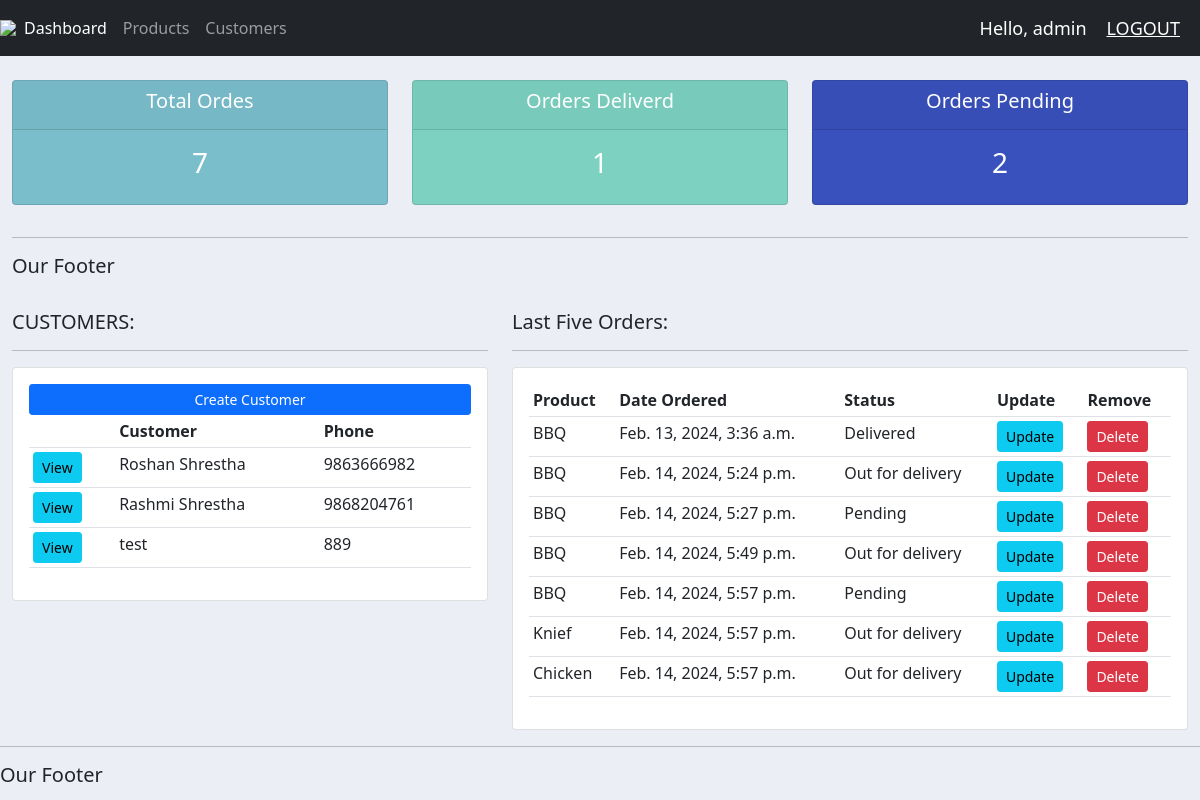
The app's page / (signed in) with its own data.
### accounts/models.py (models this page shows, shortened)
class Customer(models.Model):
    name = models.CharField(max_length=200, null = True)
    phone = models.CharField(max_length=200, null = True)
    email = models.CharField(max_length=200, null = True)
    date_created = models.DateTimeField(auto_now_add = True, null = True)

class Order(models.Model):
    STATUS=(
                ('Pending', 'Pending'),
                ('Out for delivery', 'Out for delivery'),
                ('Delivered', 'Delivered'),
            )
    customer = models.ForeignKey(Customer, null = True, on_delete = models.SET_NULL)
    product = models.ForeignKey(Product, null = True, on_delete = models.SET_NULL)
    date_created = models.DateTimeField(auto_now_add = True, null = True)
    status = models.CharField(max_length=200, null=True, choices=STATUS)
    note= models.CharField(max_length=1000, null=True)

class Product(models.Model):
    CATEGORY = (
                    ('Indoor', 'Indoor'),
                    ('Outdoor', 'Outdoor')
                )
    name = models.CharField(max_length=200, null = True)
    price =models.FloatField(null=True)
    category = models.CharField(max_length=200, null = True, choices= CATEGORY)
    description = models.CharField(max_length=200, null = True, blank = True)
    date_created = models.DateTimeField(auto_now_add = True, null = True)
    tags = models.ManyToManyField(Tag)
    def __str__(self):
        return self.name

### accounts/views.py (the view)
# urls.py: path('', views.home, name='home'),
@login_required(login_url='login')
def home(request):
    orders = Order.objects.all()
    customers = Customer.objects.all()
    total_customers = customers.count()
    total_orders = orders.count()
    delivered = orders.filter(status = 'Delivered').count()
    pending = orders.filter(status = 'Pending').count()
    context = {'orders': orders, 'customers': customers,
               'total_customers': total_customers,
               'total_orders': total_orders,
               'delivered': delivered,
                'pending': pending }
    return render(request, 'accounts/dashboard.html', context)

### accounts/templates/accounts/dashboard.html (shortened to what this page needs)
{% extends 'accounts/main.html' %}
{% block content %}
{% include 'accounts/status.html' %}
<div class="row">
    <div class="col-md-5">
        <h5> CUSTOMERS: </h5>
        <hr>
        <div class="card card-body">
            <a class="btn btn-primary btn-sm btn-block" href="{% url 'customer'}"> Create Customer</a>
            <table class="table table-sm">
                <tr>
                    <th></th>
                    <th>Customer</th>
                    <th>Phone</th>
                </tr>
                {% for customer in customers %}
                    <tr>
                        <td><a class ="btn btn-sm btn-info" href="{% url 'customer' customer.id %}"> View</a></td>
                        <td>{{customer.name}}</td>
                        <td>{{customer.phone}}</td>
                     </tr>
            </table>
        </div>
    </div>
    <div class="col-md-7">
        <h5> Last Five Orders: </h5>
        <hr>
        <div class="card card-body">
            <table class="table table-sm">
                <tr>
                    <th>Product</th>
                    <th>Date Ordered</th>
                    <th>Status</th>
                    <th>Update</th>
                    <th>Remove</th>
                </tr>
            {% for order in orders %}
                <tr>
                    <td>{{order.product}}</td>
                    <td>{{order.date_created}}</td>
                    <td>{{order.status}}</td>
                    <th><a class ="btn btn-sm btn-info" href="{% url 'update_order' order.id %}">Update</a></th>
                    <th><a class ="btn btn-sm btn-danger" href ="{% url 'delete_order' order.id %}"> Delete</a></th>
                 </tr>
            {% endfor %}
            </table>
        </div>
    </div>
</div>
{% endblock %}

### accounts/templates/accounts/main.html (shortened to what this page needs)
{%load static %}
<!DOCTYPE html>
<html>
    <head>
        <link href="https://cdn.jsdelivr.net/npm/bootstrap@5.0.2/dist/css/bootstrap.min.css" rel="stylesheet"
>
        <link rel="stylesheet" type="text/css" href="{% static '/css/main.css' %}">
    </head>
    <body>
        {% include 'accounts/navbar.html' %}
        <div class="container-fluid">
        {% block content %}
        {% endblock %}
    </div>
        <hr>
        <h5> Our Footer </h5>
    </body>
</html>

### accounts/templates/accounts/navbar.html (shortened to what this page needs)
{% load static %}
    <nav class="navbar navbar-expand-lg navbar-dark bg-dark">
        <img src="{% static '/images/logos.png'}">
        <div class="collapse navbar-collapse" id="navbarNavAltMarkup">
            <div class="navbar-nav">
            <a class="nav-item nav-link active" href="{% url 'home' %}">Dashboard</a>
            <a class="nav-item nav-link" href="{% url 'products' %}">Products</a>
            <a class="nav-item nav-link" href="#">Customers</a>
            </div>
        </div>
        <span class="hello-msg"> Hello, {{request.user}}</span>
        <span> <a  class="hello-msg" href="{% url 'logout' %}"> LOGOUT</a></span>
</nav>

### accounts/templates/accounts/status.html (shortened to what this page needs)
<!-- {% extends 'accounts/main.html' %}
{% block content %} -->
<br>
<div class="row">
    <div class="col">
        <div class="col-md">
            <div class="card text-center text-white mb-3" id="total-orders">
                <div class="card-header">
                    <h5 class ="card-title">Total Ordes</h5>
                </div>
                <div class="card-body">
                    <h3 class="card-title">{{total_orders}}</h3>
                </div>
                </div>
            </div>
        </div>
    <div class="col">
        <div class="col-md">
            <div class="card text-center text-white mb-3" id="orders-delivered">
                <div class="card-header">
                    <h5 class = "card-title">Orders Deliverd</h5>
                </div>
                <div class="card-body">
                    <h3 class="card-title">{{delivered}}</h3>
                </div>
            </div>
        </div>
    </div>
    <div class="col">
        <div class="col-md">
            <div class="card text-center text-white mb-3" id="orders-pending">
                <div class="card-header">
                    <h5 class = "card-title">Orders Pending</h5>
                </div>
                <div class="card-body">
                    <h3 class="card-title">{{pending}}</h3>
                </div>
            </div>
        </div>
    </div>
    {% endblock %}

### static/css/main.css (style rules this page uses)
body { background-color: #ebeff5;; }
#total-orders { background-color: #7abecc; }
#orders-delivered { background-color: #7CD1C0; }
#orders-pending { background-color: rgb(57, 81, 189) }

### accounts/templates/accounts/navbar.html (style rules this page uses)
.hello-msg { font-size: 18px; color: #fff; margin-right: 20px; }

### records on screen
Customer: name "Roshan Shrestha", phone "9863666982"
Customer: name "Rashmi Shrestha", phone "9868204761"
Customer: name "test", phone "889"
Order: product "BBQ", date_created "Feb. 13, 2024, 3:36 a.m.", status "Delivered"
Order: product "BBQ", date_created "Feb. 14, 2024, 5:24 p.m.", status "Out for delivery"
Order: product "BBQ", date_created "Feb. 14, 2024, 5:27 p.m.", status "Pending"
Order: product "BBQ", date_created "Feb. 14, 2024, 5:49 p.m.", status "Out for delivery"
Order: product "BBQ", date_created "Feb. 14, 2024, 5:57 p.m.", status "Pending"
Order: product "Knief", date_created "Feb. 14, 2024, 5:57 p.m.", status "Out for delivery"
Order: product "Chicken", date_created "Feb. 14, 2024, 5:57 p.m.", status "Out for delivery"

### other values on screen
{{ request.user }} "admin"
{{ total_orders }} "7"
{{ delivered }} "1"
{{ pending }} "2"
